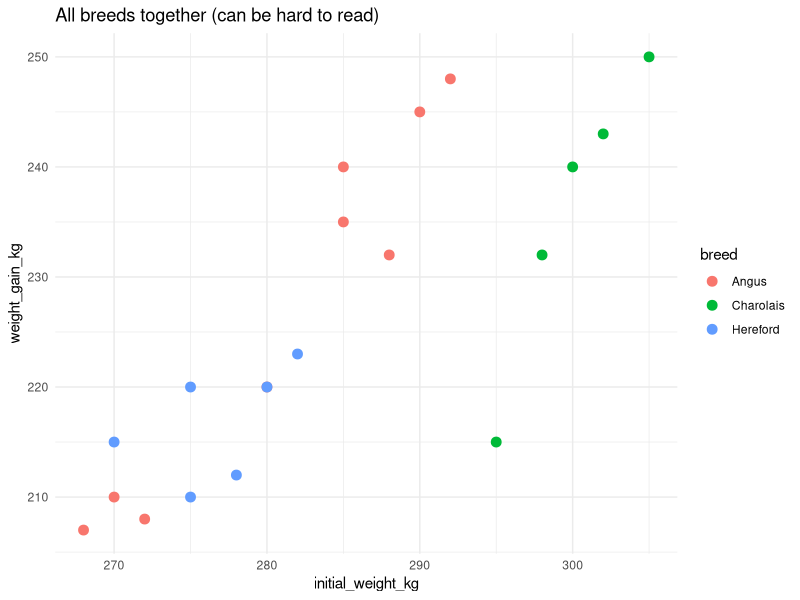
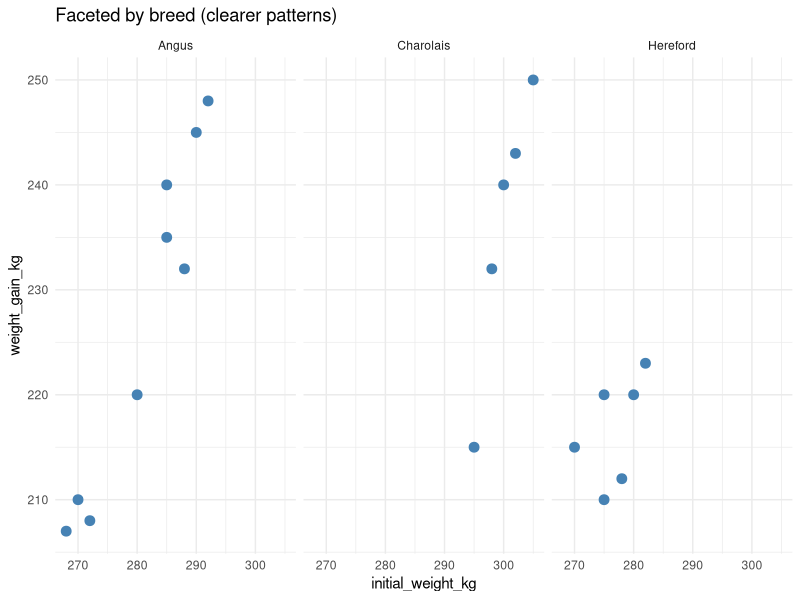
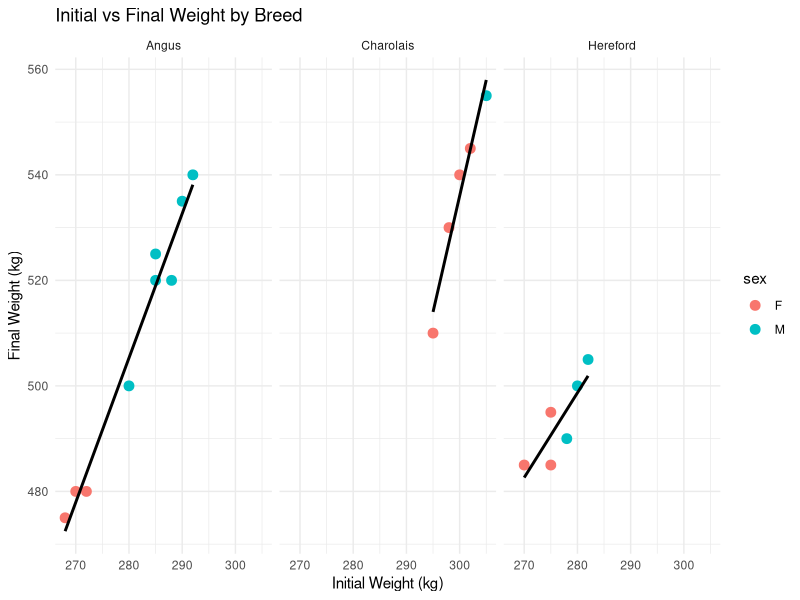
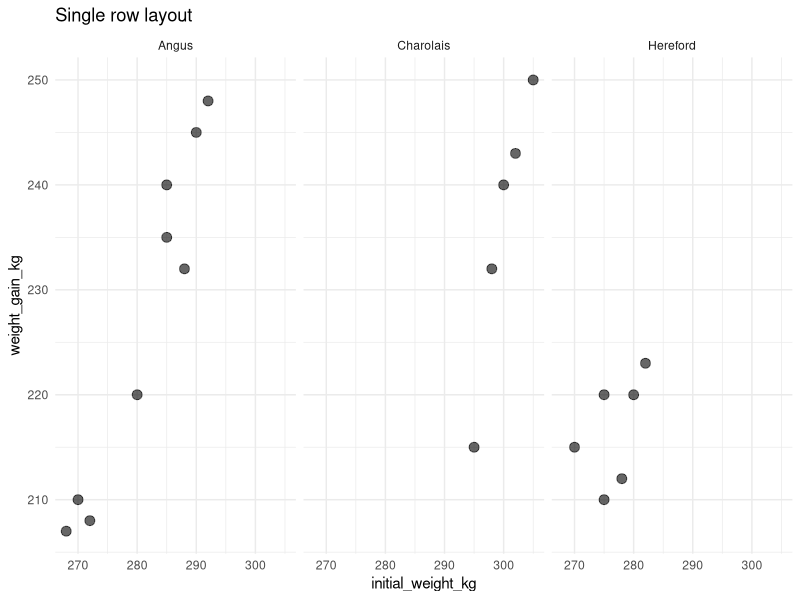
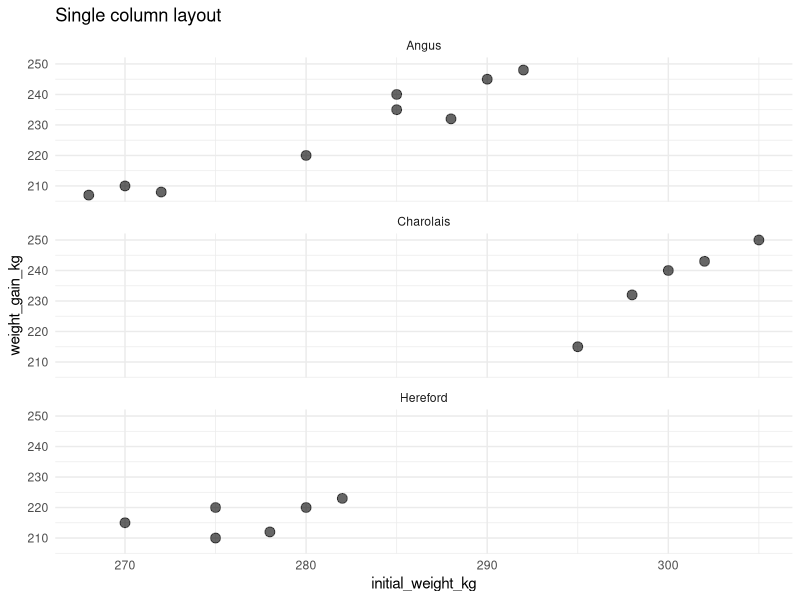
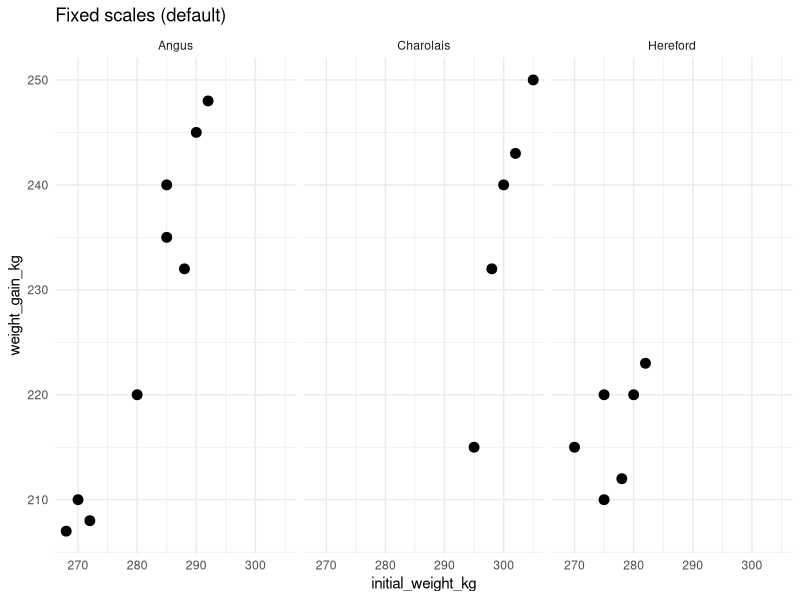
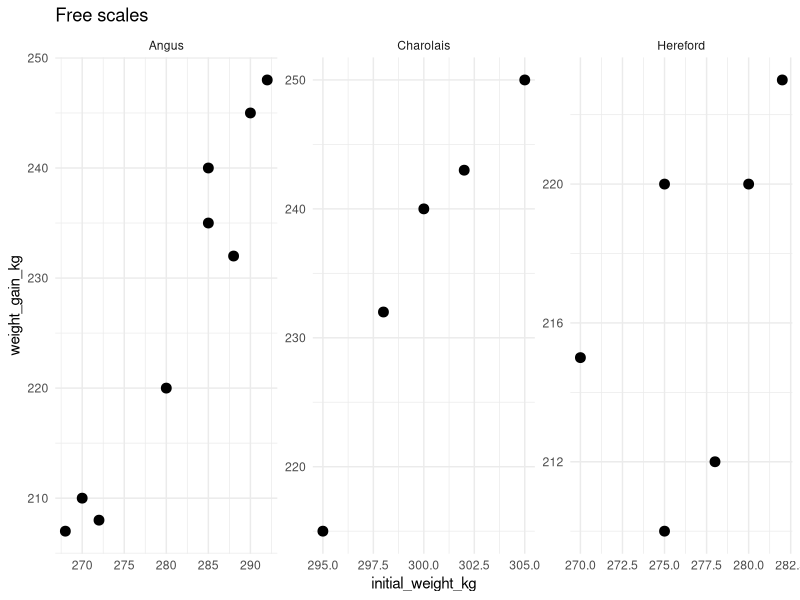
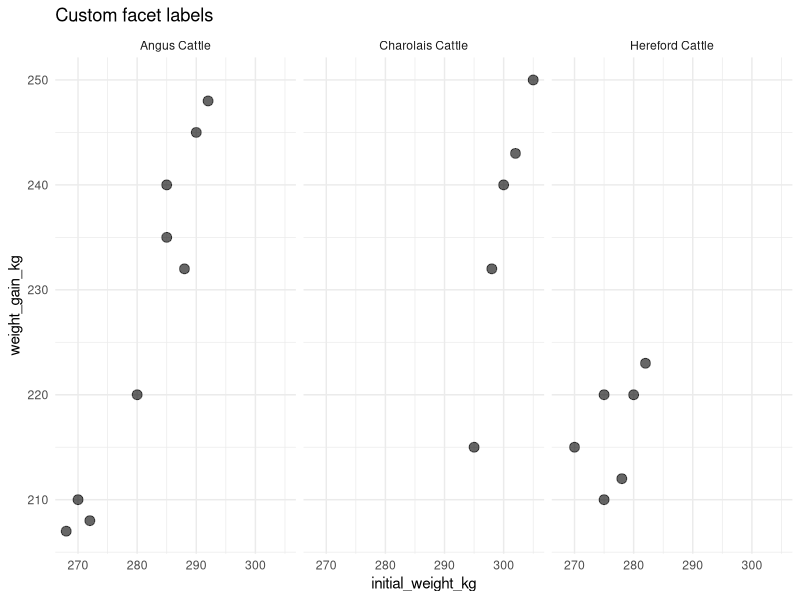

Generate these figures, in order, with R:
## ---- chunk 1
#| eval: true
#| echo: true
#| message: false

library(tidyverse)  # Includes ggplot2, dplyr
library(patchwork)  # Combining plots
library(cowplot)    # Alternative for combining plots

# Optional: install.packages("ggrepel") for non-overlapping labels

# Set default theme for all plots
theme_set(theme_minimal())
## ---- chunk 2
#| eval: true
#| echo: true
#| message: false

# Read cattle data
cattle <- read_csv("../data/raw/cattle_weights.csv")

# Calculate weight gain
cattle <- cattle %>%
  mutate(
    weight_gain_kg = final_weight_kg - initial_weight_kg,
    days_on_feed = as.numeric(as.Date("2023-12-01") - as.Date(birth_date))
  )

# View data
glimpse(cattle)
## ---- chunk 3
#| eval: true
#| echo: true

# All breeds on one plot (can be cluttered)
ggplot(cattle, aes(x = initial_weight_kg, y = weight_gain_kg, color = breed)) +
  geom_point(size = 3) +
  labs(title = "All breeds together (can be hard to read)")
## ---- chunk 4
#| eval: true
#| echo: true

# Each breed gets its own panel (clearer)
ggplot(cattle, aes(x = initial_weight_kg, y = weight_gain_kg)) +
  geom_point(size = 3, color = "steelblue") +
  facet_wrap(~breed) +
  labs(title = "Faceted by breed (clearer patterns)")
## ---- chunk 5
#| eval: true
#| echo: true

ggplot(cattle, aes(x = initial_weight_kg, y = final_weight_kg)) +
  geom_point(aes(color = sex), size = 3) +
  geom_smooth(method = "lm", se = FALSE, color = "black") +
  facet_wrap(~breed) +
  labs(
    title = "Initial vs Final Weight by Breed",
    x = "Initial Weight (kg)",
    y = "Final Weight (kg)"
  )
## ---- chunk 6
#| eval: true
#| echo: true

# Specify number of rows or columns
ggplot(cattle, aes(x = initial_weight_kg, y = weight_gain_kg)) +
  geom_point(size = 3, alpha = 0.6) +
  facet_wrap(~breed, nrow = 1) +  # Force 1 row (3 columns)
  labs(title = "Single row layout")

# Or specify columns
ggplot(cattle, aes(x = initial_weight_kg, y = weight_gain_kg)) +
  geom_point(size = 3, alpha = 0.6) +
  facet_wrap(~breed, ncol = 1) +  # Force 1 column (3 rows)
  labs(title = "Single column layout")
## ---- chunk 7
#| eval: true
#| echo: true

# Fixed scales (default - easier to compare)
ggplot(cattle, aes(x = initial_weight_kg, y = weight_gain_kg)) +
  geom_point(size = 3) +
  facet_wrap(~breed, scales = "fixed") +
  labs(title = "Fixed scales (default)")

# Free scales (each panel optimized)
ggplot(cattle, aes(x = initial_weight_kg, y = weight_gain_kg)) +
  geom_point(size = 3) +
  facet_wrap(~breed, scales = "free") +
  labs(title = "Free scales")
## ---- chunk 8
#| eval: true
#| echo: true

# Create cleaner labels
cattle_labeled <- cattle %>%
  mutate(
    breed_label = case_when(
      breed == "Angus" ~ "Angus Cattle",
      breed == "Hereford" ~ "Hereford Cattle",
      breed == "Charolais" ~ "Charolais Cattle"
    )
  )

ggplot(cattle_labeled, aes(x = initial_weight_kg, y = weight_gain_kg)) +
  geom_point(size = 3, alpha = 0.6) +
  facet_wrap(~breed_label) +
  labs(title = "Custom facet labels")
## ---- chunk 9
#| eval: true
#| echo: true

ggplot(cattle, aes(x = initial_weight_kg, y = weight_gain_kg)) +
  geom_point(size = 3, alpha = 0.6) +
  facet_grid(sex ~ breed) +
  labs(
    title = "Weight Gain by Breed and Sex",
    subtitle = "Rows = Sex, Columns = Breed"
  )
## ---- chunk 10
#| eval: true
#| echo: true

# Facet only by rows (use . for columns)
ggplot(cattle, aes(x = initial_weight_kg, y = weight_gain_kg)) +
  geom_point(size = 3, alpha = 0.6) +
  facet_grid(breed ~ .) +
  labs(title = "Breed in rows")

# Facet only by columns (use . for rows)
ggplot(cattle, aes(x = initial_weight_kg, y = weight_gain_kg)) +
  geom_point(size = 3, alpha = 0.6) +
  facet_grid(. ~ breed) +
  labs(title = "Breed in columns")
## ---- chunk 11
#| eval: true
#| echo: true

ggplot(cattle, aes(x = initial_weight_kg, y = weight_gain_kg)) +
  geom_point(size = 2, alpha = 0.6) +
  facet_wrap(vars(breed, sex)) +
  labs(title = "Faceting by breed AND sex with facet_wrap()")
## ---- chunk 12
#| eval: true
#| echo: true

# Facet by treatment, then color by sex
ggplot(cattle, aes(x = initial_weight_kg, y = weight_gain_kg, color = sex)) +
  geom_point(size = 3) +
  facet_wrap(~treatment) +
  labs(title = "Treatment (facets) × Sex (color)")
## ---- chunk 13
#| eval: true
#| echo: true

ggplot(cattle, aes(x = initial_weight_kg, y = final_weight_kg)) +
  geom_point(size = 3, alpha = 0.6) +
  geom_smooth(method = "lm", se = TRUE, color = "blue") +
  labs(
    title = "Linear Trend with Confidence Interval",
    x = "Initial Weight (kg)",
    y = "Final Weight (kg)"
  )
## ---- chunk 14
#| eval: true
#| echo: true

# Separate trend line for each breed
ggplot(cattle, aes(x = initial_weight_kg, y = final_weight_kg, color = breed)) +
  geom_point(size = 3, alpha = 0.6) +
  geom_smooth(method = "lm", se = TRUE) +
  labs(title = "Linear trends by breed")
## ---- chunk 15
#| eval: true
#| echo: true

# Create data with non-linear relationship
set.seed(123)
growth_curve <- tibble(
  age_days = rep(1:100, times = 3),
  weight = 50 + age_days * 0.5 + 0.01 * age_days^2 + rnorm(300, sd = 10),
  animal = rep(c("A", "B", "C"), each = 100)
)

ggplot(growth_curve, aes(x = age_days, y = weight)) +
  geom_point(alpha = 0.3) +
  geom_smooth(method = "loess", color = "red", se = TRUE) +
  geom_smooth(method = "lm", color = "blue", linetype = "dashed", se = FALSE) +
  labs(
    title = "LOESS (red) vs Linear (blue)",
    subtitle = "LOESS captures non-linear growth pattern"
  )
## ---- chunk 16
#| eval: true
#| echo: true
#| message: false

ggplot(growth_curve, aes(x = age_days, y = weight)) +
  geom_point(alpha = 0.3) +
  geom_smooth(method = "gam", formula = y ~ s(x, bs = "cs"), color = "darkgreen") +
  labs(title = "GAM smoothing for flexible curves")
## ---- chunk 17
#| eval: true
#| echo: true

# Mean weight gain by breed
ggplot(cattle, aes(x = breed, y = weight_gain_kg)) +
  geom_jitter(width = 0.2, alpha = 0.3, size = 2) +
  stat_summary(
    fun = mean,
    geom = "point",
    size = 4,
    color = "red"
  ) +
  stat_summary(
    fun.data = mean_se,
    geom = "errorbar",
    width = 0.2,
    color = "red"
  ) +
  labs(title = "Mean ± SE by breed")
## ---- chunk 18
#| eval: true
#| echo: true

ggplot(cattle, aes(x = treatment, y = weight_gain_kg, color = treatment)) +
  stat_summary(
    fun.data = mean_cl_normal,  # Mean with 95% CI
    geom = "pointrange",
    size = 1
  ) +
  labs(
    title = "Mean Weight Gain by Treatment",
    subtitle = "Points show mean, bars show 95% CI",
    y = "Weight Gain (kg)"
  ) +
  theme(legend.position = "none")
## ---- chunk 19
#| eval: true
#| echo: true

# Calculate summaries
cattle_summary <- cattle %>%
  group_by(breed, treatment) %>%
  summarise(
    mean_gain = mean(weight_gain_kg),
    se_gain = sd(weight_gain_kg) / sqrt(n()),
    .groups = "drop"
  )

cattle_summary

# Plot with error bars
ggplot(cattle_summary, aes(x = breed, y = mean_gain, fill = treatment)) +
  geom_col(position = "dodge") +
  geom_errorbar(
    aes(ymin = mean_gain - se_gain, ymax = mean_gain + se_gain),
    position = position_dodge(width = 0.9),
    width = 0.25
  ) +
  labs(
    title = "Mean Weight Gain ± SE",
    y = "Mean Weight Gain (kg)"
  )
## ---- chunk 20
#| eval: true
#| echo: true

# geom_linerange (no caps)
p1 <- ggplot(cattle_summary, aes(x = breed, y = mean_gain, color = treatment)) +
  geom_point(size = 3, position = position_dodge(width = 0.5)) +
  geom_linerange(
    aes(ymin = mean_gain - se_gain, ymax = mean_gain + se_gain),
    position = position_dodge(width = 0.5)
  ) +
  labs(title = "geom_linerange")

# geom_pointrange (combines point and range)
p2 <- ggplot(cattle_summary, aes(x = breed, y = mean_gain, color = treatment)) +
  geom_pointrange(
    aes(ymin = mean_gain - se_gain, ymax = mean_gain + se_gain),
    position = position_dodge(width = 0.5)
  ) +
  labs(title = "geom_pointrange")

p1 + p2
## ---- chunk 21
#| eval: true
#| echo: true

ggplot(cattle, aes(x = breed, y = weight_gain_kg, fill = breed)) +
  geom_boxplot() +
  labs(title = "Weight Gain by Breed", x = "Breed", y = "Weight Gain (kg)") +
  theme_minimal() +
  theme(
    plot.title = element_text(size = 18, face = "bold", hjust = 0.5),
    axis.title = element_text(size = 14, face = "bold"),
    axis.text = element_text(size = 12),
    legend.title = element_text(size = 12, face = "bold"),
    legend.text = element_text(size = 10)
  )
## ---- chunk 22
#| eval: true
#| echo: true

# Legend position
p1 <- ggplot(cattle, aes(x = initial_weight_kg, y = weight_gain_kg, color = breed)) +
  geom_point(size = 3) +
  labs(title = "Legend on right (default)") +
  theme_minimal()

p2 <- ggplot(cattle, aes(x = initial_weight_kg, y = weight_gain_kg, color = breed)) +
  geom_point(size = 3) +
  labs(title = "Legend on bottom") +
  theme_minimal() +
  theme(legend.position = "bottom")

p3 <- ggplot(cattle, aes(x = initial_weight_kg, y = weight_gain_kg, color = breed)) +
  geom_point(size = 3) +
  labs(title = "Legend inside plot") +
  theme_minimal() +
  theme(legend.position = c(0.85, 0.2))  # x, y coordinates (0-1)

p4 <- ggplot(cattle, aes(x = initial_weight_kg, y = weight_gain_kg, color = breed)) +
  geom_point(size = 3) +
  labs(title = "No legend") +
  theme_minimal() +
  theme(legend.position = "none")

(p1 + p2) / (p3 + p4)
## ---- chunk 23
#| eval: true
#| echo: true

ggplot(cattle, aes(x = breed, y = weight_gain_kg, fill = sex)) +
  geom_boxplot() +
  theme_minimal() +
  theme(
    legend.position = c(0.9, 0.8),
    legend.background = element_rect(fill = "white", color = "black", linewidth = 0.5),
    legend.title = element_text(face = "bold"),
    legend.key.size = unit(1, "cm")
  )
## ---- chunk 24
#| eval: true
#| echo: true

ggplot(cattle, aes(x = breed, y = weight_gain_kg)) +
  geom_boxplot(fill = "lightblue") +
  theme_minimal() +
  theme(
    panel.background = element_rect(fill = "lightyellow"),
    panel.grid.major = element_line(color = "gray70", linewidth = 0.5),
    panel.grid.minor = element_line(color = "gray90", linewidth = 0.25),
    panel.border = element_rect(fill = NA, color = "black", linewidth = 1)
  ) +
  labs(title = "Custom panel appearance")
## ---- chunk 25
#| eval: true
#| echo: true

ggplot(cattle, aes(x = breed, y = weight_gain_kg, fill = breed)) +
  geom_violin(alpha = 0.7) +
  theme_minimal() +
  theme(
    plot.background = element_rect(fill = "#f0f0f0"),
    plot.margin = margin(t = 20, r = 30, b = 20, l = 20, unit = "pt"),
    plot.title = element_text(hjust = 0.5, size = 16, face = "bold")
  ) +
  labs(title = "Custom plot background and margins")
## ---- chunk 26
#| eval: true
#| echo: true

ggplot(cattle, aes(x = initial_weight_kg, y = final_weight_kg)) +
  geom_point(size = 3, alpha = 0.6) +
  theme_minimal() +
  theme(
    axis.line = element_line(color = "black", linewidth = 1),
    axis.ticks = element_line(color = "black", linewidth = 0.5),
    axis.ticks.length = unit(0.25, "cm"),
    axis.text.x = element_text(angle = 45, hjust = 1),
    panel.grid.major = element_blank(),
    panel.grid.minor = element_blank()
  ) +
  labs(title = "Custom axis styling")
## ---- chunk 27
#| eval: true
#| echo: true

theme_publication <- function(base_size = 12) {
  theme_minimal(base_size = base_size) +
    theme(
      # Text elements
      plot.title = element_text(size = base_size + 4, face = "bold", hjust = 0.5),
      plot.subtitle = element_text(size = base_size + 2, hjust = 0.5),
      axis.title = element_text(size = base_size + 2, face = "bold"),
      axis.text = element_text(size = base_size),

      # Legend
      legend.position = "bottom",
      legend.title = element_text(face = "bold"),

      # Panel
      panel.grid.minor = element_blank(),
      panel.border = element_rect(fill = NA, color = "black", linewidth = 0.5),

      # Background
      plot.background = element_rect(fill = "white", color = NA)
    )
}

# Use custom theme
ggplot(cattle, aes(x = breed, y = weight_gain_kg, fill = treatment)) +
  geom_boxplot() +
  labs(
    title = "Weight Gain by Breed and Treatment",
    subtitle = "Using custom publication theme",
    y = "Weight Gain (kg)"
  ) +
  theme_publication()
## ---- chunk 28
#| eval: true
#| echo: true

library(RColorBrewer)

# Display available ColorBrewer palettes
display.brewer.all()

# Use Set1 palette
ggplot(cattle, aes(x = initial_weight_kg, y = weight_gain_kg, color = breed)) +
  geom_point(size = 4) +
  scale_color_brewer(palette = "Set1") +
  labs(title = "ColorBrewer Set1")

# Use Dark2 palette
ggplot(cattle, aes(x = breed, y = weight_gain_kg, fill = breed)) +
  geom_violin() +
  scale_fill_brewer(palette = "Dark2") +
  theme(legend.position = "none") +
  labs(title = "ColorBrewer Dark2")
## ---- chunk 29
#| eval: true
#| echo: true

# Create ordered variable
cattle <- cattle %>%
  mutate(weight_category = cut(final_weight_kg,
                                 breaks = c(0, 490, 510, 600),
                                 labels = c("Light", "Medium", "Heavy")))

ggplot(cattle, aes(x = breed, fill = weight_category)) +
  geom_bar(position = "fill") +
  scale_fill_brewer(palette = "Blues", direction = 1) +
  labs(
    title = "Weight Categories by Breed",
    y = "Proportion",
    fill = "Weight Category"
  )
## ---- chunk 30
#| eval: true
#| echo: true

# Calculate deviation from mean
cattle <- cattle %>%
  mutate(gain_deviation = weight_gain_kg - mean(weight_gain_kg))

ggplot(cattle, aes(x = animal_id, y = 1, fill = gain_deviation)) +
  geom_tile() +
  scale_fill_distiller(palette = "RdBu", direction = -1) +
  theme_void() +
  theme(
    legend.position = "bottom",
    axis.text.x = element_text(angle = 90, hjust = 1)
  ) +
  labs(
    title = "Deviation from Mean Weight Gain",
    fill = "Deviation (kg)"
  )
## ---- chunk 31
#| eval: true
#| echo: true

# Discrete version
p1 <- ggplot(cattle, aes(x = initial_weight_kg, y = weight_gain_kg, color = breed)) +
  geom_point(size = 4) +
  scale_color_viridis_d(option = "viridis") +
  labs(title = "Viridis (discrete)")

p2 <- ggplot(cattle, aes(x = initial_weight_kg, y = weight_gain_kg, color = breed)) +
  geom_point(size = 4) +
  scale_color_viridis_d(option = "plasma") +
  labs(title = "Plasma")

p3 <- ggplot(cattle, aes(x = initial_weight_kg, y = weight_gain_kg, color = breed)) +
  geom_point(size = 4) +
  scale_color_viridis_d(option = "inferno") +
  labs(title = "Inferno")

p4 <- ggplot(cattle, aes(x = initial_weight_kg, y = weight_gain_kg, color = breed)) +
  geom_point(size = 4) +
  scale_color_viridis_d(option = "magma") +
  labs(title = "Magma")

(p1 + p2) / (p3 + p4)
## ---- chunk 32
#| eval: true
#| echo: true

ggplot(cattle, aes(x = breed, y = sex, fill = weight_gain_kg)) +
  geom_tile(color = "white", linewidth = 1) +
  scale_fill_viridis_c(option = "plasma") +
  labs(
    title = "Weight Gain Heatmap",
    fill = "Weight Gain (kg)"
  ) +
  theme_minimal()
## ---- chunk 33
#| eval: true
#| echo: true

# Define custom colors
breed_colors <- c(
  "Angus" = "#8B4513",      # Brown
  "Hereford" = "#CD853F",   # Tan
  "Charolais" = "#F5DEB3"   # Wheat
)

ggplot(cattle, aes(x = initial_weight_kg, y = weight_gain_kg, color = breed)) +
  geom_point(size = 4) +
  scale_color_manual(values = breed_colors) +
  labs(title = "Custom brand colors")
## ---- chunk 34
#| eval: true
#| echo: true

# Select a few animals to label
labeled_cattle <- cattle %>%
  filter(animal_id %in% c("C001", "C011", "C020"))

ggplot(cattle, aes(x = initial_weight_kg, y = weight_gain_kg)) +
  geom_point(size = 3, alpha = 0.5) +
  geom_point(data = labeled_cattle, size = 4, color = "red") +
  geom_text(data = labeled_cattle, aes(label = animal_id),
            nudge_x = 5, nudge_y = 5, size = 4) +
  labs(title = "geom_text() - labels without boxes")

# With boxes (geom_label)
ggplot(cattle, aes(x = initial_weight_kg, y = weight_gain_kg)) +
  geom_point(size = 3, alpha = 0.5) +
  geom_point(data = labeled_cattle, size = 4, color = "red") +
  geom_label(data = labeled_cattle, aes(label = animal_id),
             nudge_x = 5, nudge_y = 5, size = 4) +
  labs(title = "geom_label() - labels with boxes")
## ---- chunk 35
#| eval: true
#| echo: true

ggplot(cattle, aes(x = initial_weight_kg, y = weight_gain_kg, color = breed)) +
  geom_point(size = 3) +
  # Add text annotation
  annotate("text", x = 305, y = 270, label = "High performers",
           size = 5, fontface = "bold") +
  # Add arrow
  annotate("segment", x = 303, xend = 298, y = 268, yend = 260,
           arrow = arrow(length = unit(0.3, "cm")), linewidth = 1) +
  # Add rectangle
  annotate("rect", xmin = 295, xmax = 308, ymin = 255, ymax = 275,
           alpha = 0.2, fill = "yellow") +
  labs(title = "Using annotate() for custom elements")
## ---- chunk 36
#| eval: true
#| echo: true

# Highlight a target zone
ggplot(cattle, aes(x = initial_weight_kg, y = final_weight_kg)) +
  # Target zone (add first so it's behind points)
  annotate("rect", xmin = 280, xmax = 295, ymin = 510, ymax = 540,
           alpha = 0.2, fill = "green") +
  annotate("text", x = 287.5, y = 545, label = "Target Range",
           fontface = "bold", size = 4) +
  # Data points
  geom_point(aes(color = breed), size = 3) +
  labs(
    title = "Target Weight Range",
    x = "Initial Weight (kg)",
    y = "Final Weight (kg)"
  )
## ---- chunk 37
#| eval: true
#| echo: true

# Create individual plots
p1 <- ggplot(cattle, aes(x = breed, fill = breed)) +
  geom_bar() +
  theme_minimal() +
  theme(legend.position = "none") +
  labs(title = "Count by Breed", y = "Count")

p2 <- ggplot(cattle, aes(x = breed, y = weight_gain_kg, fill = breed)) +
  geom_boxplot() +
  theme_minimal() +
  theme(legend.position = "none") +
  labs(title = "Weight Gain by Breed", y = "Weight Gain (kg)")

p3 <- ggplot(cattle, aes(x = initial_weight_kg, y = weight_gain_kg, color = breed)) +
  geom_point(size = 3) +
  theme_minimal() +
  labs(title = "Initial Weight vs Gain")

# Side by side with +
p1 + p2

# Stack vertically with /
p1 / p2

# Complex layouts
(p1 + p2) / p3
## ---- chunk 38
#| eval: true
#| echo: true

p4 <- ggplot(cattle, aes(x = treatment, fill = treatment)) +
  geom_bar() +
  theme_minimal() +
  theme(legend.position = "none") +
  labs(title = "Treatment Distribution")

# | for side-by-side (same as +)
p1 | p2 | p4

# Nested layouts
(p1 | p2) / (p3 | p4)

# One plot taking more space
p1 + p2 + p3 + plot_layout(widths = c(2, 1, 1))
## ---- chunk 39
#| eval: true
#| echo: true

# All plots have their own legends (cluttered)
p1_legend <- p1 + theme(legend.position = "right")
p2_legend <- p2 + theme(legend.position = "right")
p3_legend <- p3 + theme(legend.position = "right")

(p1_legend + p2_legend + p3_legend)

# Collect legends into one
(p1_legend + p2_legend + p3_legend) +
  plot_layout(guides = "collect") &
  theme(legend.position = "bottom")
## ---- chunk 40
#| eval: true
#| echo: true

# Add A, B, C labels
(p1 + p2) / p3 +
  plot_annotation(
    tag_levels = "A",
    title = "Cattle Weight Analysis",
    subtitle = "Three perspectives on weight gain data",
    caption = "Data from 20 cattle across 3 breeds"
  )
## ---- chunk 41
#| eval: true
#| echo: true

# Control relative widths and heights
(p1 + p2) / p3 +
  plot_layout(heights = c(1, 2))  # Bottom plot twice as tall

p1 + p2 + p3 +
  plot_layout(widths = c(2, 1, 1))  # First plot twice as wide
## ---- chunk 42
#| eval: true
#| echo: true

library(cowplot)

# Simple grid
plot_grid(p1, p2, p3, ncol = 2, labels = c("A", "B", "C"))

# Adjust relative sizes
plot_grid(
  p1, p2, p3,
  ncol = 2,
  rel_widths = c(1, 1.5),
  rel_heights = c(1, 1.2),
  labels = "AUTO"
)
## ---- chunk 43
#| eval: true
#| echo: true

# Align axes
plot_grid(p1, p2, ncol = 1, align = "v")

# Align both axes
plot_grid(p1, p2, p3, ncol = 3, align = "hv")
## ---- chunk 44
#| eval: true
#| echo: true

# Create nested layout
top_row <- plot_grid(p1, p2, ncol = 2, labels = c("A", "B"))
bottom_row <- plot_grid(p3, p4, ncol = 2, labels = c("C", "D"))

plot_grid(top_row, bottom_row, ncol = 1, rel_heights = c(1, 1.2))
## ---- chunk 45
#| eval: true
#| echo: true

# Step 1: Prepare data with summary statistics
cattle_stats <- cattle %>%
  group_by(breed, treatment) %>%
  summarise(
    n = n(),
    mean_gain = mean(weight_gain_kg),
    se_gain = sd(weight_gain_kg) / sqrt(n()),
    .groups = "drop"
  )

# Step 2: Create individual panels

# Panel A: Raw data with trend lines
panel_a <- ggplot(cattle, aes(x = initial_weight_kg, y = weight_gain_kg, color = breed)) +
  geom_point(size = 2, alpha = 0.6) +
  geom_smooth(method = "lm", se = FALSE, linewidth = 1) +
  scale_color_viridis_d(option = "plasma") +
  labs(
    title = "Individual data with linear trends",
    x = "Initial Weight (kg)",
    y = "Weight Gain (kg)"
  ) +
  theme_minimal(base_size = 10) +
  theme(
    plot.title = element_text(size = 10, face = "bold"),
    legend.position = c(0.85, 0.2),
    panel.border = element_rect(fill = NA, color = "black", linewidth = 0.5)
  )

# Panel B: Summary by breed
panel_b <- ggplot(cattle, aes(x = breed, y = weight_gain_kg, fill = breed)) +
  geom_boxplot(alpha = 0.7, outlier.shape = NA) +
  geom_jitter(width = 0.2, size = 1.5, alpha = 0.4) +
  scale_fill_viridis_d(option = "plasma") +
  stat_summary(fun = mean, geom = "point", shape = 23, size = 3, fill = "red") +
  labs(
    title = "Distribution by breed",
    x = "Breed",
    y = "Weight Gain (kg)"
  ) +
  theme_minimal(base_size = 10) +
  theme(
    plot.title = element_text(size = 10, face = "bold"),
    legend.position = "none",
    panel.border = element_rect(fill = NA, color = "black", linewidth = 0.5)
  )

# Panel C: Interaction between breed and treatment
panel_c <- ggplot(cattle_stats, aes(x = breed, y = mean_gain, fill = treatment)) +
  geom_col(position = "dodge", alpha = 0.8) +
  geom_errorbar(
    aes(ymin = mean_gain - se_gain, ymax = mean_gain + se_gain),
    position = position_dodge(width = 0.9),
    width = 0.25
  ) +
  geom_text(
    aes(label = paste0("n=", n)),
    position = position_dodge(width = 0.9),
    vjust = -0.5,
    size = 2.5
  ) +
  scale_fill_brewer(palette = "Set2") +
  labs(
    title = "Breed × Treatment interaction",
    x = "Breed",
    y = "Mean Weight Gain ± SE (kg)",
    fill = "Treatment"
  ) +
  theme_minimal(base_size = 10) +
  theme(
    plot.title = element_text(size = 10, face = "bold"),
    legend.position = "bottom",
    legend.title = element_text(size = 9),
    legend.text = element_text(size = 8),
    panel.border = element_rect(fill = NA, color = "black", linewidth = 0.5)
  )

# Step 3: Combine with patchwork
final_figure <- (panel_a + panel_b) / panel_c +
  plot_annotation(
    tag_levels = "A",
    title = "Weight gain response to diet treatments in three cattle breeds",
    caption = "Figure 1. (A) Initial weight vs weight gain showing breed-specific responses. (B) Distribution of weight gain by breed; red diamonds show means. (C) Treatment effects within each breed; error bars show ±SE, sample sizes indicated above bars.",
    theme = theme(
      plot.title = element_text(size = 12, face = "bold", hjust = 0),
      plot.caption = element_text(size = 8, hjust = 0)
    )
  )

final_figure

# Step 4: Save for publication
# ggsave("figures/figure1_cattle_weight_gain.pdf",
#        plot = final_figure,
#        width = 7, height = 7, dpi = 300)
